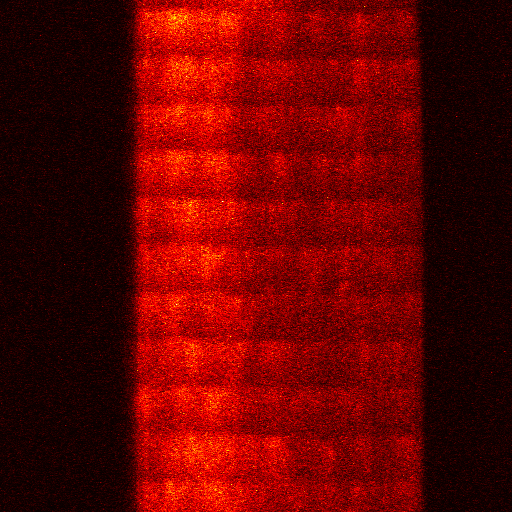
#> input picture photos_examples/vk3b002.tif, 512 x 512 px, found by its file name
$ jupyter execute --allow-errors gradients.ipynb   (older library calls are emulated)
#> lines starting #> are read from the running program, lines starting #| are printed output that depends on the picture
### Calculo de gradientes sobre la imagen

[cell 1]
import numpy as np
import matplotlib.pyplot as plt
import cv2
import scipy.interpolate
from scipy import ndimage

img = cv2.imread('/home/lean/Documentos/Lean/Analizador_imagenes_calcio/Luis/seleccion/010719SEL/010719VK3/vk3b002.tif', cv2.IMREAD_GRAYSCALE)
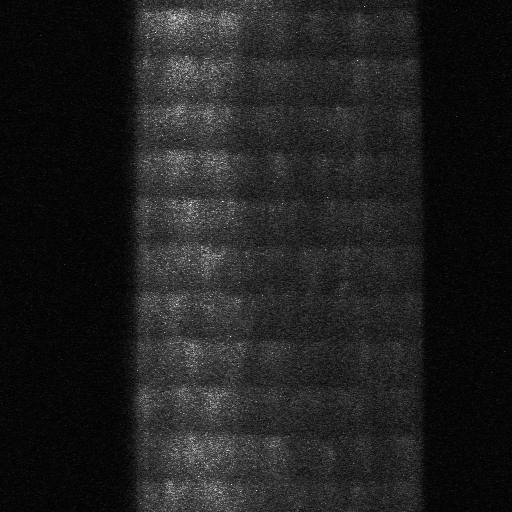
#> img: shape (512, 512); min 1, max 254, mean 31.4
# [12 lines of commented-out code are left out]

[cell 2]
# Get x-gradient in "sx"
sx = cv2.Sobel(img,cv2.CV_64F,1,0,ksize=15)[:,150:400]
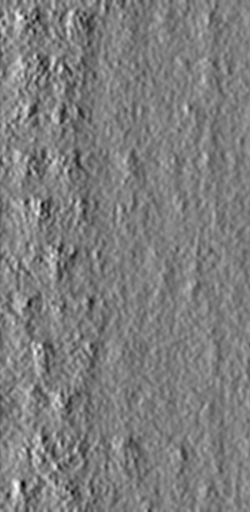
#> sx: shape (512, 250) float64; min -1.21e+09, max 1.21e+09, mean -12879416.2; drawn with min black and max white
# Get y-gradient in "sy"
sy = cv2.Sobel(img,cv2.CV_64F,0,1,ksize=15)[:,150:400]
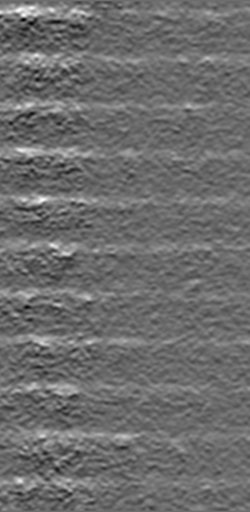
#> sy: shape (512, 250) float64; min -1.21e+09, max 1.61e+09, mean 957554.2; drawn with min black and max white
# Get square root of sum of squares
sobel=np.hypot(sx,sy)
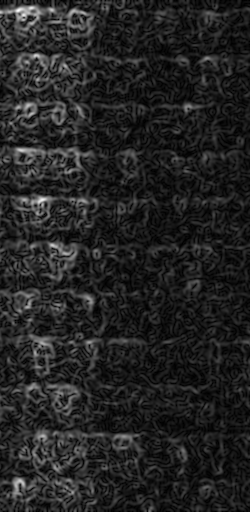
#> sobel: shape (512, 250) float64; min 402496.3, max 1.7e+09, mean 236735423.7; drawn with min black and max white

# Hopefully see some edges
plt.imshow(sobel,cmap=plt.cm.gray)
plt.show()

[cell 3]
import numpy
import matplotlib.pyplot as plt
from mpl_toolkits.mplot3d import Axes3D


data = sy
#// Remove noise by blurring with a Gaussian filter ( kernel size = 3 )
data = cv2.GaussianBlur(data,(15, 15), 0)
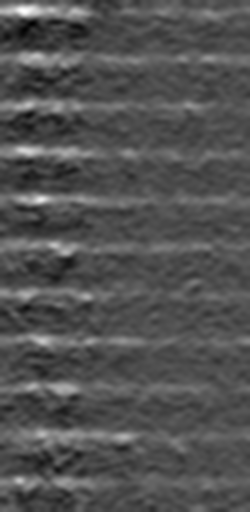
#> data: shape (512, 250) float64; min -526487063.6, max 1.09e+09, mean 896153; drawn with min black and max white
hf = plt.figure(figsize=(16,10))
ha = hf.add_subplot(111, projection='3d')
x = range(data.shape[0])
y = range(data.shape[1])
X, Y = numpy.meshgrid(x,y)  # `plot_surface` expects `x` and `y` data to be 2D
#> (the rest of this cell did not finish here and is left out)

$ run again, with photos_examples/c1b000.tif copied over photos_examples/vk3b002.tif
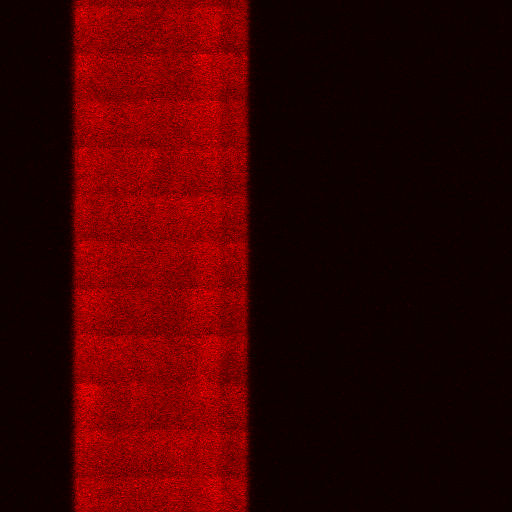
#> input picture photos_examples/c1b000.tif, 512 x 512 px, found by its file name
#> `sobel=np.hypot(sx,sy)`:
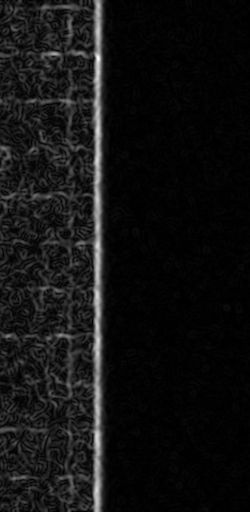
#> sobel: shape (512, 250) float64; min 18558, max 959236846.2, mean 70186247.2; drawn with min black and max white
#> `data = cv2.GaussianBlur(data,(15, 15), 0)`:
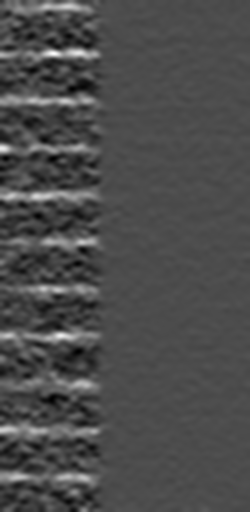
#> data: shape (512, 250) float64; min -122229936.9, max 285780320.5, mean 475605.3; drawn with min black and max white

$ run again, with photos_examples/c1d000.tif copied over photos_examples/vk3b002.tif
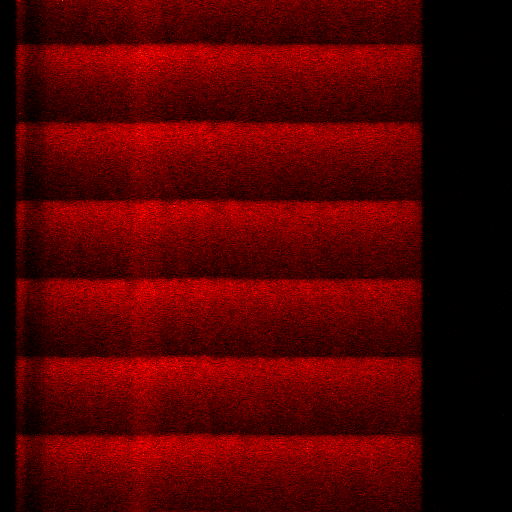
#> input picture photos_examples/c1d000.tif, 512 x 512 px, found by its file name
#> `sobel=np.hypot(sx,sy)`:
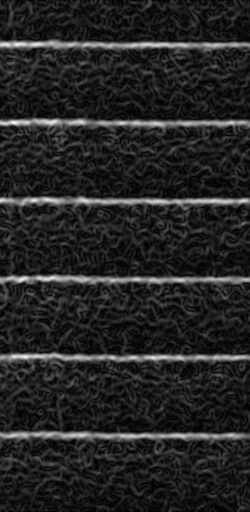
#> sobel: shape (512, 250) float64; min 246660, max 1.04e+09, mean 149908527.1; drawn with min black and max white
#> `data = cv2.GaussianBlur(data,(15, 15), 0)`:
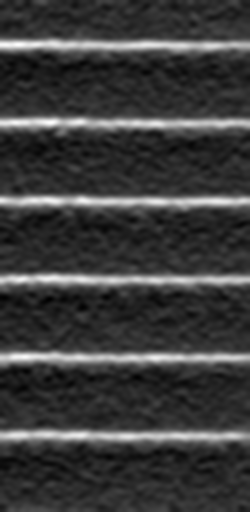
#> data: shape (512, 250) float64; min -201531710, max 635486782, mean -4020591.3; drawn with min black and max white

$ run again, with photos_examples/c1e000.tif copied over photos_examples/vk3b002.tif
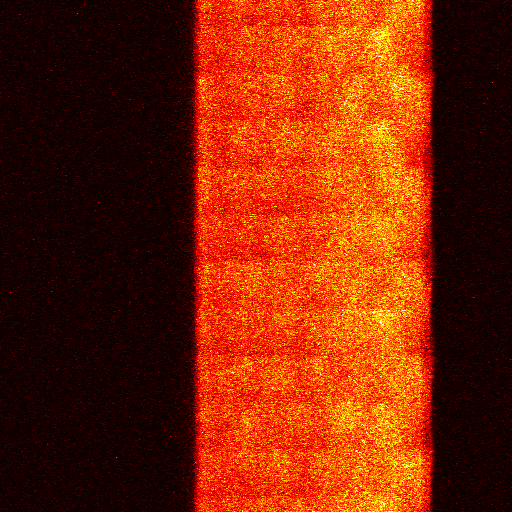
#> input picture photos_examples/c1e000.tif, 512 x 512 px, found by its file name
#> `sobel=np.hypot(sx,sy)`:
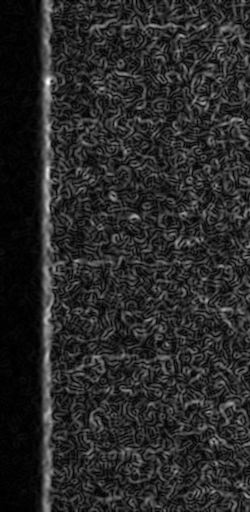
#> sobel: shape (512, 250) float64; min 88068.5, max 2.97e+09, mean 473719882.4; drawn with min black and max white
#> `data = cv2.GaussianBlur(data,(15, 15), 0)`:
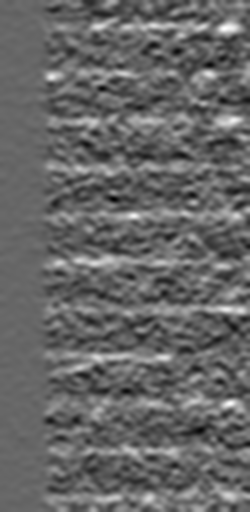
#> data: shape (512, 250) float64; min -663659798.8, max 975662012.3, mean 2063979.2; drawn with min black and max white
